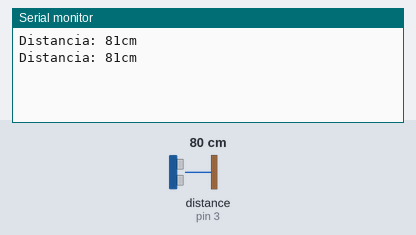
This sketch was run on a simulated Arduino Uno, built with avr-gcc and run on an emulated ATmega328P. On the bench: the last lines printed to the serial monitor. The test bench sets the inputs (shaded band); at power-on: distance to the obstacle (sensor on pin 3) 80 cm. The echo pulse lasts 58.3 µs per cm.

Above: at 2.9 s.
3.0 s: distance to the obstacle (sensor on pin 3) set to 2 cm
At 4.3 s:
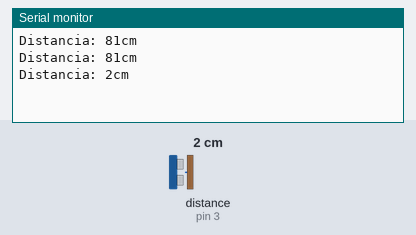
4.6 s: distance to the obstacle (sensor on pin 3) set to 4 cm
At 4.6 s:
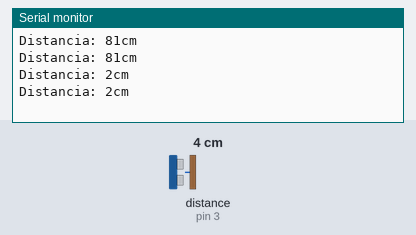
Timing chart, 0 to 7.6 s (numbered marks = the images above; inputs shaded):
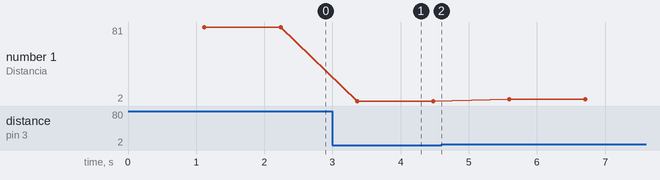

The sketch:

sensor_ultrasonico_con_libreria.ino
```cpp
#include <NewPing.h>
/*Aqui se configuran los pines donde debemos conectar el sensor*/
#define TRIGGER_PIN  2
#define ECHO_PIN     3
#define MAX_DISTANCE 200

/*Crear el objeto de la clase NewPing*/
NewPing sonar(TRIGGER_PIN, ECHO_PIN, MAX_DISTANCE);

void setup() {
  Serial.begin(9600);
}

void loop() {
  // Esperar 1 segundo entre mediciones
  delay(1000);
  // Obtener medicion de tiempo de viaje del sonido y guardar en variable uS
  int uS = sonar.ping_median();
  // Imprimir la distancia medida a la consola serial
  Serial.print("Distancia: ");
  // Calcular la distancia con base en una constante
  Serial.print(uS / US_ROUNDTRIP_CM);
  Serial.println("cm");
}
```

Measured:
- after the input at 3.0 s, the serial monitor: prints a new line after 0.36 s (image 1)
- plotted number 1: 81 → 2 after the input at 3.0 s, 2 → 4 after the input at 4.6 s
